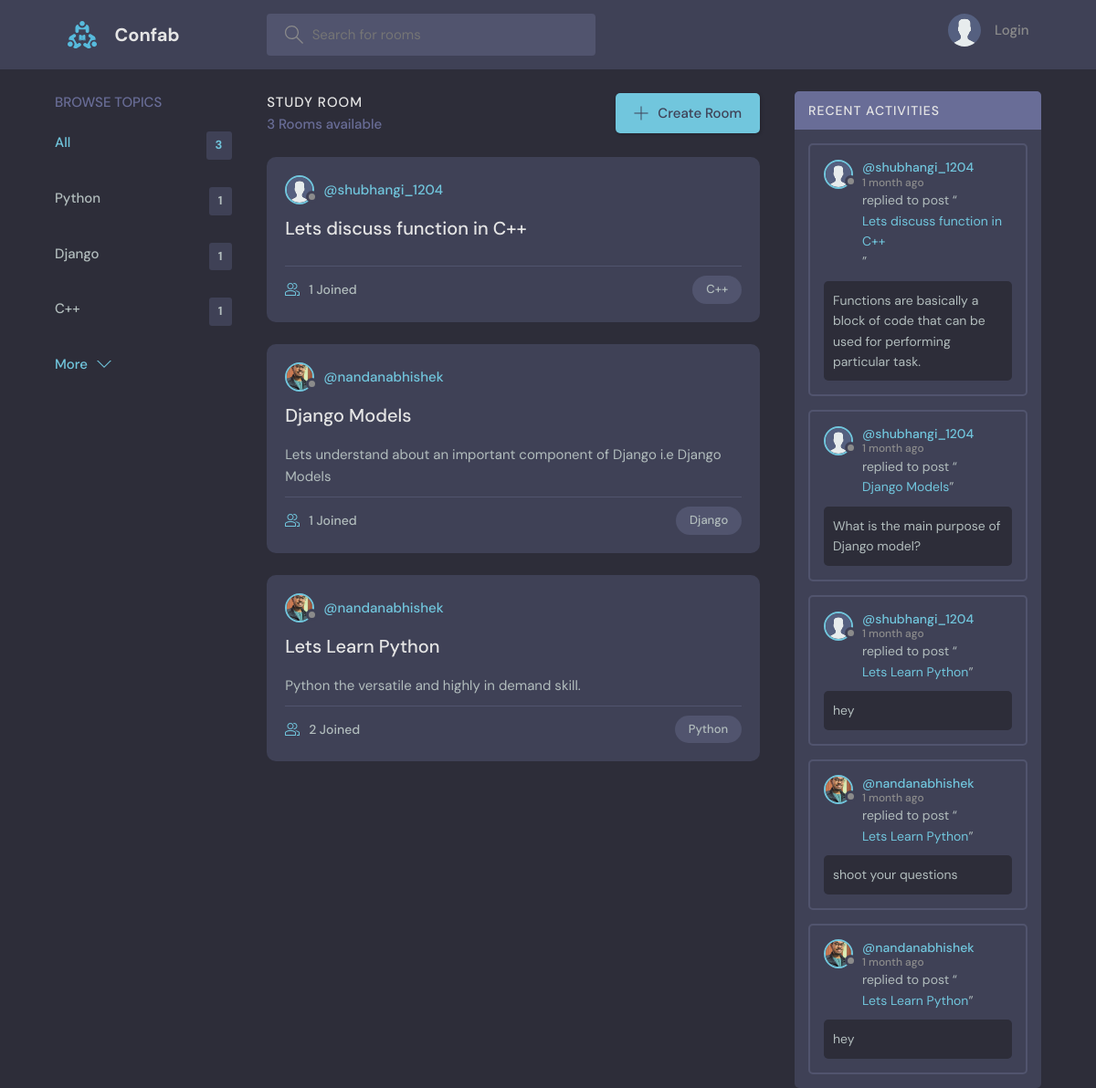
Before: / with the older database file.
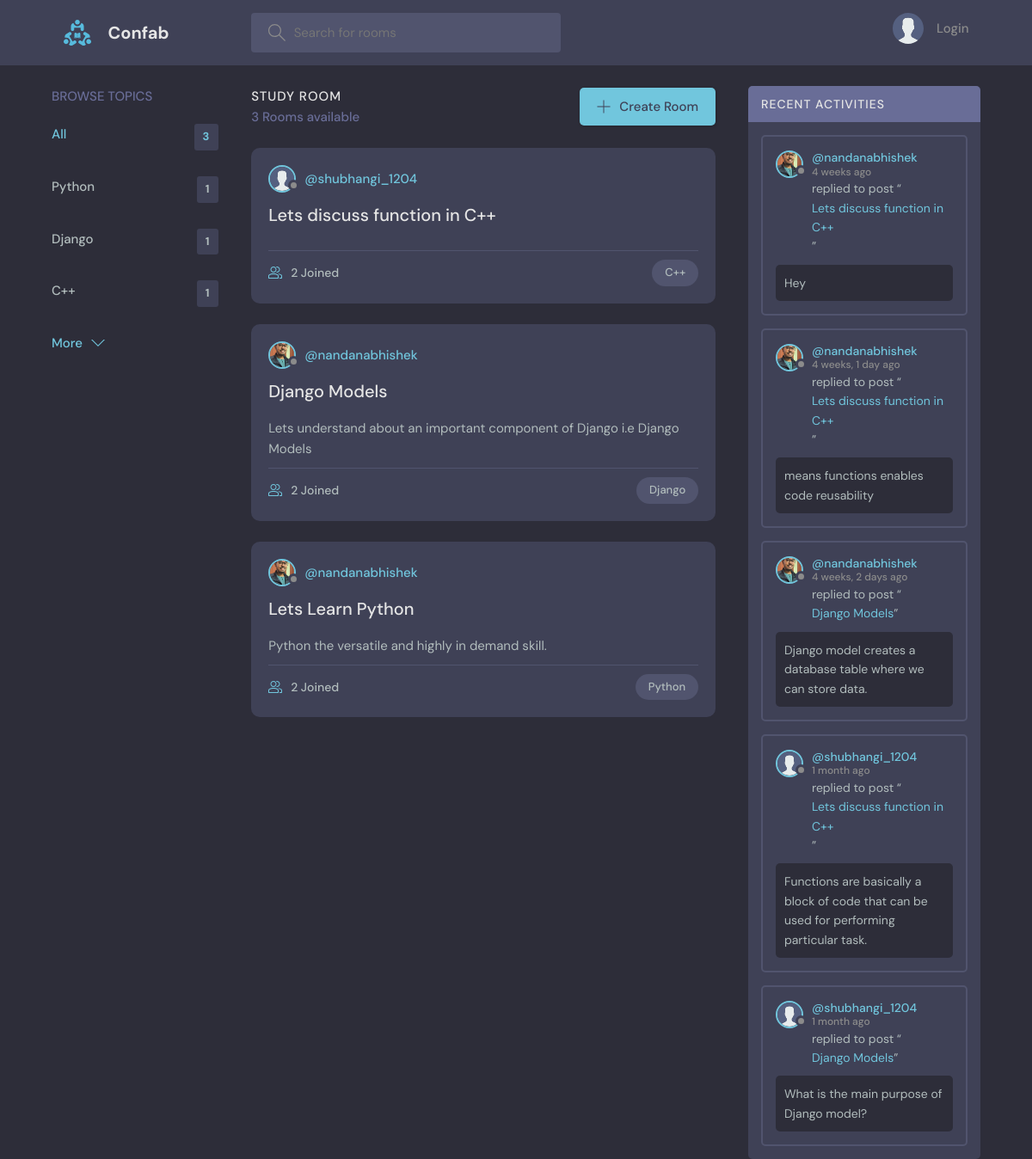
After: the same page with the newer database file.
### base/models.py (models this page shows, shortened)
class Topic(models.Model):
    name = models.CharField(max_length=200)

class Room(models.Model):
    host = models.ForeignKey(User, on_delete=models.SET_NULL, null=True)
    topic = models.ForeignKey(Topic, on_delete=models.SET_NULL, null=True)
    name = models.CharField(max_length=200)
    description = models.TextField(null=True, blank=True)
    participants = models.ManyToManyField(User, related_name='participants', blank=True)
    updated = models.DateTimeField(auto_now=True)
    created = models.DateTimeField(auto_now_add=True)
    class Meta:
        ordering = ['-updated', '-created']
    def __str__(self) -> str:
        return self.name

class User(AbstractUser):
    name = models.CharField(max_length=50, null=True)
    email = models.EmailField(unique=True, null=True)
    bio = models.TextField(null=True)
    avatar = models.ImageField(null=True, default="avatar.svg")
    url_fb = models.URLField(null=True, blank=True, verbose_name='Url-Facebook')
    url_insta = models.URLField(null=True, blank=True, verbose_name='Url-Instagram')
    url_linkedin = models.URLField(null=True, blank=True, verbose_name='Url-Linkedin')
    url_git = models.URLField(null=True, blank=True, verbose_name='Url-GitHub')
    USERNAME_FIELD = 'email'
    REQUIRED_FIELDS = []

class Message(models.Model):
    user = models.ForeignKey(User, on_delete=models.CASCADE)
    room = models.ForeignKey(Room, on_delete=models.CASCADE)
    body = models.TextField()
    updated = models.DateTimeField(auto_now=True)
    created = models.DateTimeField(auto_now_add=True)
    class Meta:
        ordering = ['-updated', '-created']

### base/views.py (the view)
# urls.py: path('', views.home, name='home'),
def home(request):
    q = request.GET.get('q') if request.GET.get('q') != None else ''
    rooms = Room.objects.filter(
        Q(topic__name__icontains=q) |
        Q(name__icontains=q) |
        Q(description__icontains=q)
    )
    topics = Topic.objects.all()[0:5]
    room_count = rooms.count()
    room_messages = Message.objects.filter(Q(room__topic__name__icontains=q))[:5] # this will post only latest 5 messages in Activity section
    context = {'rooms':rooms, 'topics': topics, 'room_count': room_count, 'room_messages': room_messages}
    return render(request, 'base/home.html', context)

### base/templates/base/home.html (shortened to what this page needs)
{% extends 'main.html' %}
{% block content %}
<main class="layout layout--3">
  <div class="container">
    {% include 'base/topics_component.html' %}
    <div class="roomList">
      <div class="roomList__header">
        <div>
          <h2>Study Room</h2>
          <p>{{room_count}} Rooms available</p>
        </div>
        <a class="btn btn--main" href="{% url 'create-room' %}">
          <svg
            version="1.1"
            xmlns="http://www.w3.org/2000/svg"
            width="32"
            height="32"
            viewBox="0 0 32 32"
          >
            <title>add</title>
            <path
              d="M16.943 0.943h-1.885v14.115h-14.115v1.885h14.115v14.115h1.885v-14.115h14.115v-1.885h-14.115v-14.115z"
            ></path>
          </svg>
          Create Room
        </a>
      </div>
      {% include 'base/feed_component.html' %}
    </div>
    {% include 'base/activity_component.html' %}
  </div>
</main>
{% endblock content %}

### base/templates/base/topics_component.html
<div class="topics">
  <div class="topics__header">
    <h2>Browse Topics</h2>
  </div>
  <ul class="topics__list">
    <li>
      <a href="{% url 'home' %}" class="active">All <span>{{topics.count}}</span></a>
    </li>
    {% for topic in topics %}
    <li>
      <a href="{% url 'home' %}?q={{topic.name}}">{{topic.name}}<span>{{topic.room_set.all.count}}</span></a>
    </li>
    {% endfor %}
  </ul>
  <a class="btn btn--link" href="{% url 'topics' %}">
    More
    <svg version="1.1" xmlns="http://www.w3.org/2000/svg" width="32" height="32" viewBox="0 0 32 32">
      <title>chevron-down</title>
      <path d="M16 21l-13-13h-3l16 16 16-16h-3l-13 13z"></path>
    </svg>
  </a>
</div>

### base/templates/base/feed_component.html (shortened to what this page needs)
{% for room in rooms %}
<div class="roomListRoom">
  <div class="roomListRoom__header">
    <a
      href="{% url 'user-profile' room.host.id %}"
      class="roomListRoom__author"
    >
      <div class="avatar avatar--small">
        <img src="{{room.host.avatar.url}}" />
      </div>
      <span>@{{room.host.username}}</span>
    </a>
  </div>
  <div class="roomListRoom__content">
    <a href="{% url 'room' room.id %}">{{room.name}}</a>
    <p>{{room.description}}</p>
  </div>
  <div class="roomListRoom__meta">
    <a href="{% url 'room' room.id %}" class="roomListRoom__joined">
      {{room.participants.all.count}} Joined
    </a>
    <p class="roomListRoom__topic">{{room.topic.name}}</p>
  </div>
</div>
{% endfor %}

### base/templates/base/activity_component.html (shortened to what this page needs)
<div class="activities">
  <div class="activities__header">
    <h2>Recent Activities</h2>
  </div>
  {% for message in room_messages%}
  <div class="activities__box">
    <div class="activities__boxHeader roomListRoom__header">
      <a
        href="{% url 'user-profile' message.user.id %}"
        class="roomListRoom__author"
      >
        <div class="avatar avatar--small">
          <img src="{{message.user.avatar.url}}" />
        </div>
        <p>
          @{{message.user.username}}
          <span>{{message.created|timesince}} ago</span>
        </p>
      </a>
    </div>
    <div class="activities__boxContent">
      <p>
        replied to post “<a href="{% url 'room' message.room.id %}"
          >{{message.room}}</a
        >”
      </p>
      <div class="activities__boxRoomContent">{{message.body}}</div>
    </div>
  </div>
  {% endfor %}
</div>

Changed rows visible on the page:
no longer on this page (row unchanged): Message: user.avatar (placeholder picture), user.username "shubhangi_1204", created "1 month", room "Lets Learn Python", body "hey"
no longer on this page (row unchanged): Message: user.avatar (picture), user.username "nandanabhishek", created "1 month", room "Lets Learn Python", body "shoot your questions"
no longer on this page (row unchanged): Message: user.avatar (picture), user.username "nandanabhishek", created "1 month", room "Lets Learn Python", body "hey"
computed for Room "Lets discuss function in C++": participants.all.count "1" → "2"
computed for Room "Django Models": participants.all.count "1" → "2"
added Message: user.avatar (picture), user.username "nandanabhishek", created "4 weeks", room "Lets discuss function in C++", body "Hey"
added Message: user.avatar (picture), user.username "nandanabhishek", created "4 weeks, 1 day", room "Lets discuss function in C++", body "means functions enables code reusability"
added Message: user.avatar (picture), user.username "nandanabhishek", created "4 weeks, 2 days", room "Django Models", body "Django model creates a database table where we can store data."
